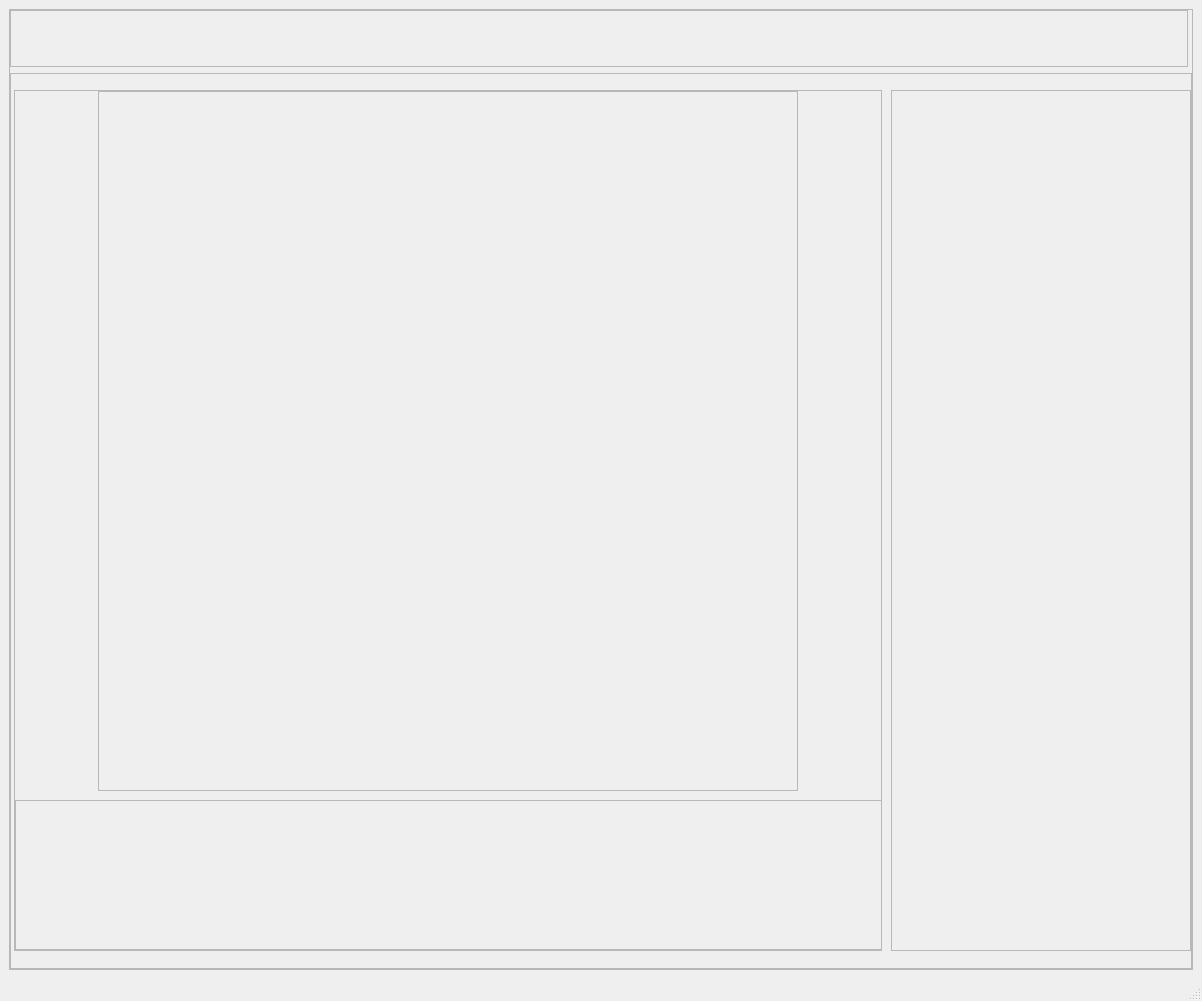
<?xml version="1.0" encoding="UTF-8"?>
<ui version="4.0">
 <class>MainWindow</class>
 <widget class="QMainWindow" name="MainWindow">
  <property name="geometry">
   <rect>
    <x>0</x>
    <y>0</y>
    <width>1202</width>
    <height>1001</height>
   </rect>
  </property>
  <property name="minimumSize">
   <size>
    <width>0</width>
    <height>0</height>
   </size>
  </property>
  <property name="windowTitle">
   <string>MainWindow</string>
  </property>
  <widget class="QWidget" name="centralwidget">
   <layout class="QVBoxLayout" name="verticalLayout">
    <item>
     <widget class="QFrame" name="frmContainer">
      <property name="frameShape">
       <enum>QFrame::StyledPanel</enum>
      </property>
      <property name="frameShadow">
       <enum>QFrame::Raised</enum>
      </property>
      <layout class="QVBoxLayout" name="verticalLayout_2" stretch="1,15">
       <property name="leftMargin">
        <number>0</number>
       </property>
       <property name="topMargin">
        <number>0</number>
       </property>
       <property name="rightMargin">
        <number>0</number>
       </property>
       <property name="bottomMargin">
        <number>0</number>
       </property>
       <item>
        <widget class="QFrame" name="frmEngine">
         <property name="sizePolicy">
          <sizepolicy hsizetype="Maximum" vsizetype="Maximum">
           <horstretch>0</horstretch>
           <verstretch>0</verstretch>
          </sizepolicy>
         </property>
         <property name="minimumSize">
          <size>
           <width>1178</width>
           <height>57</height>
          </size>
         </property>
         <property name="maximumSize">
          <size>
           <width>1178</width>
           <height>57</height>
          </size>
         </property>
         <property name="frameShape">
          <enum>QFrame::StyledPanel</enum>
         </property>
         <property name="frameShadow">
          <enum>QFrame::Raised</enum>
         </property>
        </widget>
       </item>
       <item>
        <widget class="QFrame" name="frmMain">
         <property name="frameShape">
          <enum>QFrame::StyledPanel</enum>
         </property>
         <property name="frameShadow">
          <enum>QFrame::Raised</enum>
         </property>
         <layout class="QHBoxLayout" name="horizontalLayout" stretch="6,3">
          <property name="leftMargin">
           <number>0</number>
          </property>
          <property name="topMargin">
           <number>0</number>
          </property>
          <property name="rightMargin">
           <number>0</number>
          </property>
          <property name="bottomMargin">
           <number>0</number>
          </property>
          <item alignment="Qt::AlignHCenter">
           <widget class="QFrame" name="frmGame">
            <property name="minimumSize">
             <size>
              <width>868</width>
              <height>861</height>
             </size>
            </property>
            <property name="maximumSize">
             <size>
              <width>868</width>
              <height>861</height>
             </size>
            </property>
            <property name="frameShape">
             <enum>QFrame::StyledPanel</enum>
            </property>
            <property name="frameShadow">
             <enum>QFrame::Raised</enum>
            </property>
            <layout class="QVBoxLayout" name="verticalLayout_3" stretch="0,1">
             <property name="leftMargin">
              <number>0</number>
             </property>
             <property name="topMargin">
              <number>0</number>
             </property>
             <property name="rightMargin">
              <number>0</number>
             </property>
             <property name="bottomMargin">
              <number>0</number>
             </property>
             <item alignment="Qt::AlignHCenter|Qt::AlignVCenter">
              <widget class="QFrame" name="frmBoard">
               <property name="sizePolicy">
                <sizepolicy hsizetype="Maximum" vsizetype="Maximum">
                 <horstretch>0</horstretch>
                 <verstretch>0</verstretch>
                </sizepolicy>
               </property>
               <property name="minimumSize">
                <size>
                 <width>700</width>
                 <height>700</height>
                </size>
               </property>
               <property name="maximumSize">
                <size>
                 <width>700</width>
                 <height>700</height>
                </size>
               </property>
               <property name="frameShape">
                <enum>QFrame::StyledPanel</enum>
               </property>
               <property name="frameShadow">
                <enum>QFrame::Raised</enum>
               </property>
              </widget>
             </item>
             <item alignment="Qt::AlignHCenter|Qt::AlignBottom">
              <widget class="QFrame" name="frmMoves">
               <property name="sizePolicy">
                <sizepolicy hsizetype="Maximum" vsizetype="Maximum">
                 <horstretch>0</horstretch>
                 <verstretch>0</verstretch>
                </sizepolicy>
               </property>
               <property name="minimumSize">
                <size>
                 <width>868</width>
                 <height>150</height>
                </size>
               </property>
               <property name="maximumSize">
                <size>
                 <width>868</width>
                 <height>150</height>
                </size>
               </property>
               <property name="frameShape">
                <enum>QFrame::StyledPanel</enum>
               </property>
               <property name="frameShadow">
                <enum>QFrame::Raised</enum>
               </property>
              </widget>
             </item>
            </layout>
           </widget>
          </item>
          <item>
           <widget class="QFrame" name="frmStats">
            <property name="sizePolicy">
             <sizepolicy hsizetype="Maximum" vsizetype="Maximum">
              <horstretch>0</horstretch>
              <verstretch>0</verstretch>
             </sizepolicy>
            </property>
            <property name="minimumSize">
             <size>
              <width>300</width>
              <height>861</height>
             </size>
            </property>
            <property name="maximumSize">
             <size>
              <width>300</width>
              <height>861</height>
             </size>
            </property>
            <property name="frameShape">
             <enum>QFrame::StyledPanel</enum>
            </property>
            <property name="frameShadow">
             <enum>QFrame::Raised</enum>
            </property>
           </widget>
          </item>
         </layout>
        </widget>
       </item>
      </layout>
     </widget>
    </item>
   </layout>
  </widget>
  <widget class="QMenuBar" name="menubar">
   <property name="geometry">
    <rect>
     <x>0</x>
     <y>0</y>
     <width>1202</width>
     <height>25</height>
    </rect>
   </property>
  </widget>
  <widget class="QStatusBar" name="statusbar"/>
 </widget>
 <resources/>
 <connections/>
</ui>
